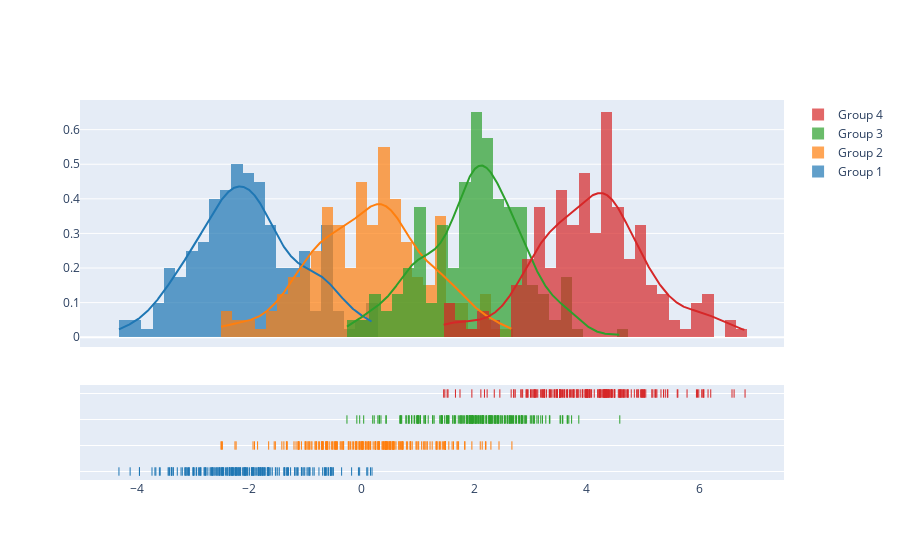

Notebook code for this chart:
### Code cell
import plotly.figure_factory as ff

# Add histogram data
x1 = np.random.randn(200) - 2
x2 = np.random.randn(200)
x3 = np.random.randn(200) + 2
x4 = np.random.randn(200) + 4

# Group data together
hist_data = [x1, x2, x3, x4]

group_labels = ['Group 1', 'Group 2', 'Group 3', 'Group 4']

# Create distplot with custom bin_size
fig = ff.create_distplot(hist_data, group_labels, bin_size=.2)
fig.show()

### Figure 1 — Plotly figure (JSON) as saved in the notebook; plotly's stock layout.template omitted (floating-point values rounded to 4 significant figures; data arrays with more than 128 entries replaced by an {"elided": "..."} marker saying what was removed)
{"data": [{"autobinx": false, "histnorm": "probability density", "legendgroup": "Group 1", "marker": {"color": "rgb(31, 119, 180)"}, "name": "Group 1", "opacity": 0.7, "type": "histogram", "x": {"elided": "200 float values"}, "xaxis": "x", "xbins": {"end": 0.1799, "size": 0.2, "start": -4.32}, "yaxis": "y"}, {"autobinx": false, "histnorm": "probability density", "legendgroup": "Group 2", "marker": {"color": "rgb(255, 127, 14)"}, "name": "Group 2", "opacity": 0.7, "type": "histogram", "x": {"elided": "200 float values"}, "xaxis": "x", "xbins": {"end": 2.667, "size": 0.2, "start": -2.506}, "yaxis": "y"}, {"autobinx": false, "histnorm": "probability density", "legendgroup": "Group 3", "marker": {"color": "rgb(44, 160, 44)"}, "name": "Group 3", "opacity": 0.7, "type": "histogram", "x": {"elided": "200 float values"}, "xaxis": "x", "xbins": {"end": 4.586, "size": 0.2, "start": -0.2659}, "yaxis": "y"}, {"autobinx": false, "histnorm": "probability density", "legendgroup": "Group 4", "marker": {"color": "rgb(214, 39, 40)"}, "name": "Group 4", "opacity": 0.7, "type": "histogram", "x": {"elided": "200 float values"}, "xaxis": "x", "xbins": {"end": 6.813, "size": 0.2, "start": 1.453}, "yaxis": "y"}, {"legendgroup": "Group 1", "marker": {"color": "rgb(31, 119, 180)"}, "mode": "lines", "name": "Group 1", "showlegend": false, "type": "scatter", "x": {"elided": "500 float values"}, "xaxis": "x", "y": {"elided": "500 float values"}, "yaxis": "y"}, {"legendgroup": "Group 2", "marker": {"color": "rgb(255, 127, 14)"}, "mode": "lines", "name": "Group 2", "showlegend": false, "type": "scatter", "x": {"elided": "500 float values"}, "xaxis": "x", "y": {"elided": "500 float values"}, "yaxis": "y"}, {"legendgroup": "Group 3", "marker": {"color": "rgb(44, 160, 44)"}, "mode": "lines", "name": "Group 3", "showlegend": false, "type": "scatter", "x": {"elided": "500 float values"}, "xaxis": "x", "y": {"elided": "500 float values"}, "yaxis": "y"}, {"legendgroup": "Group 4", "marker": {"color": "rgb(214, 39, 40)"}, "mode": "lines", "name": "Group 4", "showlegend": false, "type": "scatter", "x": {"elided": "500 float values"}, "xaxis": "x", "y": {"elided": "500 float values"}, "yaxis": "y"}, {"legendgroup": "Group 1", "marker": {"color": "rgb(31, 119, 180)", "symbol": "line-ns-open"}, "mode": "markers", "name": "Group 1", "showlegend": false, "type": "scatter", "x": {"elided": "200 float values"}, "xaxis": "x", "y": {"elided": "200 str values"}, "yaxis": "y2"}, {"legendgroup": "Group 2", "marker": {"color": "rgb(255, 127, 14)", "symbol": "line-ns-open"}, "mode": "markers", "name": "Group 2", "showlegend": false, "type": "scatter", "x": {"elided": "200 float values"}, "xaxis": "x", "y": {"elided": "200 str values"}, "yaxis": "y2"}, {"legendgroup": "Group 3", "marker": {"color": "rgb(44, 160, 44)", "symbol": "line-ns-open"}, "mode": "markers", "name": "Group 3", "showlegend": false, "type": "scatter", "x": {"elided": "200 float values"}, "xaxis": "x", "y": {"elided": "200 str values"}, "yaxis": "y2"}, {"legendgroup": "Group 4", "marker": {"color": "rgb(214, 39, 40)", "symbol": "line-ns-open"}, "mode": "markers", "name": "Group 4", "showlegend": false, "type": "scatter", "x": {"elided": "200 float values"}, "xaxis": "x", "y": {"elided": "200 str values"}, "yaxis": "y2"}], "layout": {"barmode": "overlay", "hovermode": "closest", "legend": {"traceorder": "reversed"}, "xaxis": {"anchor": "y2", "domain": [0.0, 1.0], "zeroline": false}, "yaxis": {"anchor": "free", "domain": [0.35, 1], "position": 0.0}, "yaxis2": {"anchor": "x", "domain": [0, 0.25], "dtick": 1, "showticklabels": false}}}
